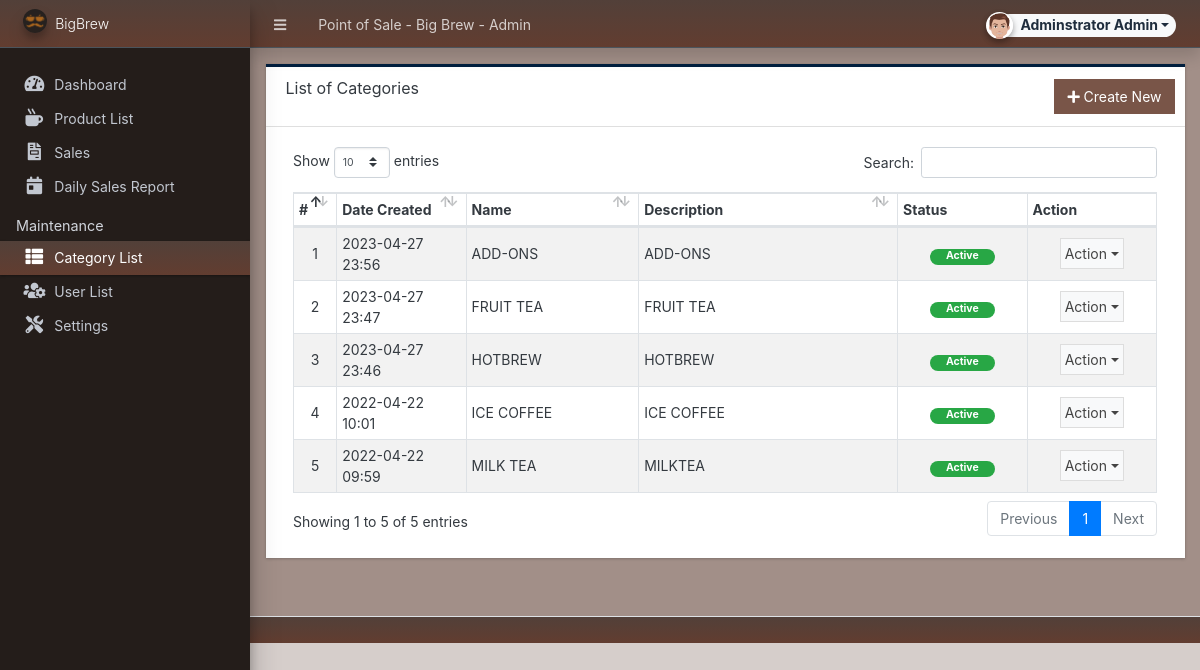
The app's page /admin/?page=categories (signed in) with its own data.
### tables this page shows
CREATE TABLE `category_list` (
  `id` int(30) NOT NULL,
  `name` text NOT NULL,
  `description` text NOT NULL,
  `status` tinyint(1) NOT NULL DEFAULT 1,
  `delete_flag` tinyint(1) NOT NULL DEFAULT 0,
  `date_created` datetime NOT NULL DEFAULT current_timestamp(),
  `date_updated` datetime NOT NULL DEFAULT current_timestamp() ON UPDATE current_timestamp()
);

### admin/categories/index.php (the view, shortened to what this page needs)
<div class="card card-outline rounded-0 card-navy">
	<div class="card-header">
		<h3 class="card-title">List of Categories</h3>
		<div class="card-tools">
			<a href="javascript:void(0)" id="create_new" class="btn btn-flat btn-primary"><span class="fas fa-plus"></span>  Create New</a>
		</div>
	</div>
	<div class="card-body">
        <div class="container-fluid">
			<table class="table table-hover table-striped table-bordered" id="list">
				<colgroup>
					<col width="5%">
					<col width="15%">
					<col width="20%">
					<col width="30%">
					<col width="15%">
					<col width="15%">
				</colgroup>
				<thead>
					<tr>
						<th>#</th>
						<th>Date Created</th>
						<th>Name</th>
						<th>Description</th>
						<th>Status</th>
						<th>Action</th>
					</tr>
				</thead>
				<tbody>
					<?php
					$i = 1;
						$qry = $conn->query("SELECT * from `category_list` where delete_flag = 0 order by `name` asc ");
						while($row = $qry->fetch_assoc()):
					?>
						<tr>
							<td class="text-center"><?php echo $i++; ?></td>
							<td><?php echo date("Y-m-d H:i",strtotime($row['date_created'])) ?></td>
							<td><?php echo $row['name'] ?></td>
							<td><p class="m-0 truncate-1"><?= $row['description'] ?></p></td>
							<td class="text-center">
                                <?php if($row['status'] == 1): ?>
                                    <span class="badge badge-success px-3 rounded-pill">Active</span>
                                <?php else: ?>
                                    <span class="badge badge-danger px-3 rounded-pill">Inactive</span>
                                <?php endif; ?>
                            </td>
							<td align="center">
								 <button type="button" class="btn btn-flat p-1 btn-default btn-sm dropdown-toggle dropdown-icon" data-toggle="dropdown">
				                  		Action
				                  </button>
							</td>
						</tr>
					<?php endwhile; ?>
				</tbody>
			</table>
		</div>
	</div>
</div>

### records on screen
category_list: date_created "2023-04-27 23:56", name "ADD-ONS", description "ADD-ONS", status "Active"
category_list: date_created "2023-04-27 23:47", name "FRUIT TEA", description "FRUIT TEA", status "Active"
category_list: date_created "2023-04-27 23:46", name "HOTBREW", description "HOTBREW", status "Active"
category_list: date_created "2022-04-22 10:01", name "ICE COFFEE", description "ICE COFFEE", status "Active"
category_list: date_created "2022-04-22 09:59", name "MILK TEA", description "MILKTEA", status "Active"

### other values on screen
$_settings->info('name') "Point of Sale - Big Brew"
$_settings->userdata('firstname').' '.$_settings->userdata('lastname') "Adminstrator Admin"
$_settings->info('short_name') "BigBrew"
